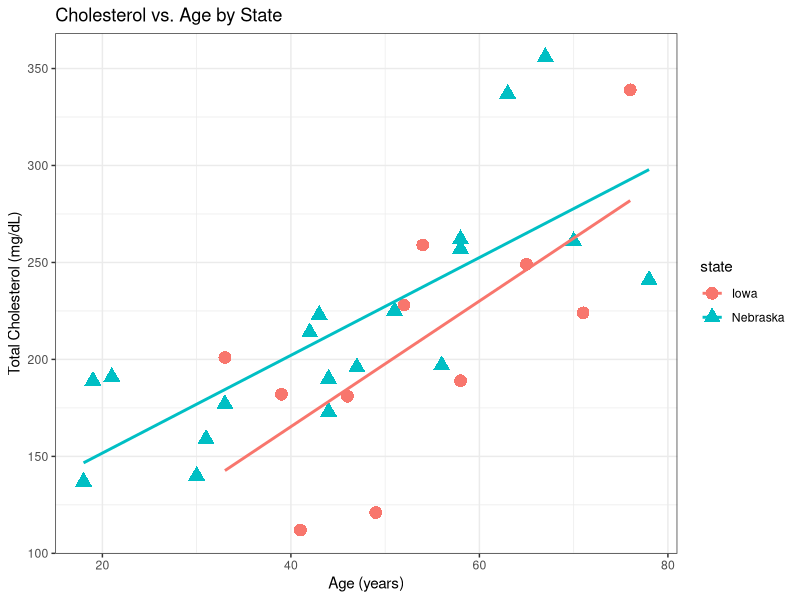
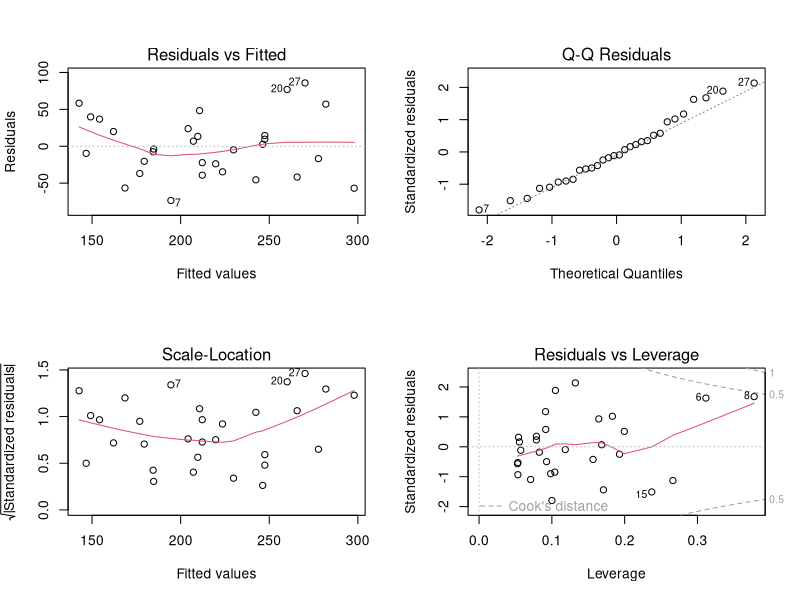

Source code (R) for these figures, in order:
## ---- chunk 1
library(readr)
chol <- read_tsv("cholesterol.tsv", 
                 col_types = cols(
                   cholesterol = col_double(),
                   age = col_double(),
                   state = col_factor()
                 ))
summary(chol)
## ---- chunk 2
library(ggplot2)
ggplot(chol, aes(x = age, y = cholesterol, shape = state, color = state)) + 
  geom_point(size = 4) +
  geom_smooth(method = lm, se = FALSE) +
  theme_bw() +
  labs(
    title = "Cholesterol vs. Age by State",
    x = "Age (years)",
    y = "Total Cholesterol (mg/dL)"
  )
## ---- chunk 3
fit <- lm(cholesterol ~ age * state, data = chol)
summary(fit)
## ---- chunk 4
anova(fit)
## ---- chunk 5
par(mfrow = c(2, 2))
plot(fit)
## ---- chunk 6
fit1 <- lm(cholesterol ~ state, data = chol)
fit2 <- lm(cholesterol ~ state + age, data = chol)
anova(fit1, fit2)
## ---- chunk 7
